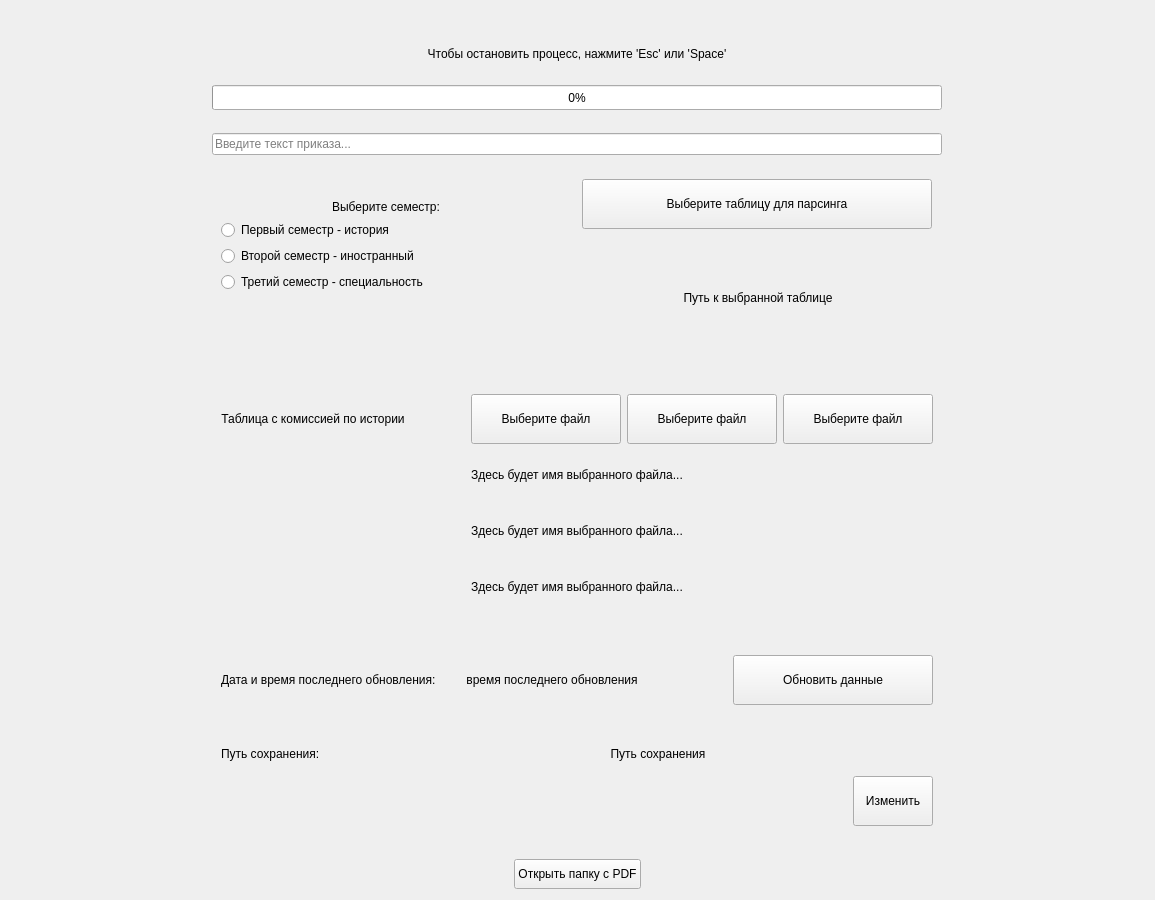
          <widget class="QWidget" name="container_widget_main_tab">
           <property name="geometry">
            <rect>
             <x>0</x>
             <y>0</y>
             <width>1155</width>
             <height>900</height>
            </rect>
           </property>
           <layout class="QVBoxLayout" name="container_layout_main_tab">
            <item>
             <spacer name="container_main_spacer_top">
              <property name="orientation">
               <enum>Qt::Vertical</enum>
              </property>
              <property name="sizeHint" stdset="0">
               <size>
                <width>0</width>
                <height>0</height>
               </size>
              </property>
             </spacer>
            </item>
            <item alignment="Qt::AlignHCenter">
             <widget class="QWidget" name="widget_for_title_to_stop" native="true">
              <property name="minimumSize">
               <size>
                <width>0</width>
                <height>50</height>
               </size>
              </property>
              <property name="maximumSize">
               <size>
                <width>730</width>
                <height>16777215</height>
               </size>
              </property>
              <property name="visible">
               <bool>false</bool>
              </property>
              <layout class="QVBoxLayout" name="layout_for_title_to_stop">
               <item alignment="Qt::AlignHCenter">
                <widget class="QLabel" name="label_title_to_stop">
                 <property name="minimumSize">
                  <size>
                   <width>300</width>
                   <height>0</height>
                  </size>
                 </property>
                 <property name="text">
                  <string>Чтобы остановить процесс, нажмите 'Esc' или 'Space'</string>
                 </property>
                 <property name="alignment">
                  <set>Qt::AlignCenter</set>
                 </property>
                </widget>
               </item>
              </layout>
             </widget>
            </item>
            <item alignment="Qt::AlignHCenter">
             <widget class="QProgressBar" name="progress_bar_parsing">
              <property name="minimumSize">
               <size>
                <width>730</width>
                <height>25</height>
               </size>
              </property>
              <property name="maximumSize">
               <size>
                <width>730</width>
                <height>25</height>
               </size>
              </property>
              <property name="visible">
               <bool>false</bool>
              </property>
              <property name="value">
               <number>0</number>
              </property>
             </widget>
            </item>
            <item>
             <spacer name="container_main_spacer_1">
              <property name="orientation">
               <enum>Qt::Vertical</enum>
              </property>
              <property name="sizeHint" stdset="0">
               <size>
                <width>0</width>
                <height>0</height>
               </size>
              </property>
             </spacer>
            </item>
            <item>
             <layout class="QHBoxLayout" name="horizontal_widget_for_input_commission">
              <item>
               <widget class="QLineEdit" name="input_commission">
                <property name="maximumSize">
                 <size>
                  <width>730</width>
                  <height>16777215</height>
                 </size>
                </property>
                <property name="placeholderText">
                 <string>Введите текст приказа...</string>
                </property>
               </widget>
              </item>
             </layout>
            </item>
            <item>
             <layout class="QHBoxLayout" name="horizontal_position_layout_for_center_poz">
              <item>
               <widget class="QWidget" name="widget_for_radio_buttons_and_choose_universal_excel" native="true">
                <property name="maximumSize">
                 <size>
                  <width>750</width>
                  <height>16777215</height>
                 </size>
                </property>
                <layout class="QHBoxLayout" name="horizontal_layout_for_radio_buttons_and_button">
                 <item>
                  <widget class="QWidget" name="radio_buttons_background" native="true">
                   <property name="minimumSize">
                    <size>
                     <width>350</width>
                     <height>200</height>
                    </size>
                   </property>
                   <property name="maximumSize">
                    <size>
                     <width>350</width>
                     <height>16777215</height>
                    </size>
                   </property>
                   <layout class="QVBoxLayout" name="radio_buttons_vertical_layout">
                    <property name="leftMargin">
                     <number>10</number>
                    </property>
                    <property name="topMargin">
                     <number>30</number>
                    </property>
                    <property name="rightMargin">
                     <number>10</number>
                    </property>
                    <property name="bottomMargin">
                     <number>20</number>
                    </property>
                    <item>
                     <widget class="QLabel" name="label_for_radio_buttons">
                      <property name="text">
                       <string>Выберите семестр:</string>
                      </property>
                      <property name="alignment">
                       <set>Qt::AlignCenter</set>
                      </property>
                     </widget>
                    </item>
                    <item>
                     <widget class="QRadioButton" name="radio_button_1">
                      <property name="text">
                       <string>Первый семестр - история</string>
                      </property>
                     </widget>
                    </item>
                    <item>
                     <widget class="QRadioButton" name="radio_button_2">
                      <property name="text">
                       <string>Второй семестр - иностранный</string>
                      </property>
                     </widget>
                    </item>
                    <item>
                     <widget class="QRadioButton" name="radio_button_3">
                      <property name="text">
                       <string>Третий семестр - специальность</string>
                      </property>
                     </widget>
                    </item>
                    <item>
                     <spacer name="radio_buttons_spacer">
                      <property name="orientation">
                       <enum>Qt::Vertical</enum>
                      </property>
                      <property name="sizeHint" stdset="0">
                       <size>
                        <width>0</width>
                        <height>0</height>
                       </size>
                      </property>
                     </spacer>
                    </item>
                   </layout>
                  </widget>
                 </item>
                 <item>
                  <spacer name="radio_buttons_h_spacer">
                   <property name="orientation">
                    <enum>Qt::Horizontal</enum>
                   </property>
                   <property name="sizeHint" stdset="0">
                    <size>
                     <width>0</width>
                     <height>0</height>
                    </size>
                   </property>
                  </spacer>
                 </item>
                 <item>
                  <widget class="QWidget" name="widget_for_choose_files_commission" native="true">
                   <property name="minimumSize">
                    <size>
                     <width>370</width>
                     <height>200</height>
                    </size>
                   </property>
                   <property name="maximumSize">
                    <size>
                     <width>370</width>
                     <height>16777215</height>
                    </size>
                   </property>
                   <layout class="QVBoxLayout" name="vertical_layout_for_choosing_files">
                    <item>
                     <widget class="QPushButton" name="btn_choose_universal_xl">
                      <property name="minimumSize">
                       <size>
                        <width>0</width>
                        <height>50</height>
                       </size>
                      </property>
                      <property name="maximumSize">
                       <size>
                        <width>350</width>
                        <height>50</height>
                       </size>
                      </property>
                      <property name="cursor">
                       <cursorShape>PointingHandCursor</cursorShape>
                      </property>
                      <property name="text">
                       <string>Выберите таблицу для парсинга</string>
                      </property>
                     </widget>
                    </item>
                    <item>
                     <widget class="QLabel" name="universal_excel_label">
                      <property name="minimumSize">
                       <size>
                        <width>0</width>
                        <height>120</height>
                       </size>
                      </property>
                      <property name="text">
                       <string>Путь к выбранной таблице</string>
                      </property>
                      <property name="alignment">
                       <set>Qt::AlignCenter</set>
                      </property>
                      <property name="wordWrap">
                       <bool>true</bool>
                      </property>
                     </widget>
                    </item>
                   </layout>
                  </widget>
                 </item>
                </layout>
               </widget>
              </item>
             </layout>
            </item>
            <item>
             <layout class="QHBoxLayout" name="horizontal_layout_for_widget_for_choose_commission_file">
              <item>
               <widget class="QWidget" name="widget_for_choose_commission_file" native="true">
                <property name="minimumSize">
                 <size>
                  <width>0</width>
                  <height>150</height>
                 </size>
                </property>
                <property name="maximumSize">
                 <size>
                  <width>730</width>
                  <height>16777215</height>
                 </size>
                </property>
                <layout class="QVBoxLayout" name="vertical_layout_for_chose_doc_files">
                 <item>
                  <layout class="QHBoxLayout" name="h_layout_title_choose_commission_file_and_button_choose">
                   <item>
                    <widget class="QLabel" name="label_commission_title">
                     <property name="minimumSize">
                      <size>
                       <width>0</width>
                       <height>50</height>
                      </size>
                     </property>
                     <property name="maximumSize">
                      <size>
                       <width>400</width>
                       <height>50</height>
                      </size>
                     </property>
                     <property name="text">
                      <string>Таблица с комиссией по истории</string>
                     </property>
                     <property name="alignment">
                      <set>Qt::AlignCenter</set>
                     </property>
                    </widget>
                   </item>
                   <item>
                    <spacer name="commission_title_h_spacer">
                     <property name="orientation">
                      <enum>Qt::Horizontal</enum>
                     </property>
                     <property name="sizeHint" stdset="0">
                      <size>
                       <width>0</width>
                       <height>0</height>
                      </size>
                     </property>
                    </spacer>
                   </item>
                   <item>
                    <widget class="QPushButton" name="btn_choose_history_commission">
                     <property name="minimumSize">
                      <size>
                       <width>150</width>
                       <height>50</height>
                      </size>
                     </property>
                     <property name="maximumSize">
                      <size>
                       <width>150</width>
                       <height>50</height>
                      </size>
                     </property>
                     <property name="cursor">
                      <cursorShape>PointingHandCursor</cursorShape>
                     </property>
                     <property name="text">
                      <string>Выберите файл</string>
                     </property>
                    </widget>
                   </item>
                   <item>
                    <widget class="QPushButton" name="btn_choose_foreign_commission">
                     <property name="minimumSize">
                      <size>
                       <width>150</width>
                       <height>50</height>
                      </size>
                     </property>
                     <property name="maximumSize">
                      <size>
                       <width>150</width>
                       <height>50</height>
                      </size>
                     </property>
                     <property name="cursor">
                      <cursorShape>PointingHandCursor</cursorShape>
                     </property>
                     <property name="visible">
                      <bool>false</bool>
                     </property>
                     <property name="text">
                      <string>Выберите файл</string>
                     </property>
                    </widget>
                   </item>
                   <item>
                    <widget class="QPushButton" name="btn_choose_specialization_commission">
                     <property name="minimumSize">
                      <size>
                       <width>150</width>
                       <height>50</height>
                      </size>
                     </property>
                     <property name="maximumSize">
                      <size>
                       <width>150</width>
                       <height>50</height>
                      </size>
                     </property>
                     <property name="cursor">
                      <cursorShape>PointingHandCursor</cursorShape>
                     </property>
                     <property name="visible">
                      <bool>false</bool>
                     </property>
                     <property name="text">
                      <string>Выберите файл</string>
                     </property>
                    </widget>
                   </item>
                  </layout>
                 </item>
                 <item>
                  <widget class="QLabel" name="history_xl_choused_label">
                   <property name="minimumSize">
                    <size>
                     <width>0</width>
                     <height>50</height>
                    </size>
                   </property>
                   <property name="text">
                    <string>Здесь будет имя выбранного файла...</string>
                   </property>
                   <property name="alignment">
                    <set>Qt::AlignCenter</set>
                   </property>
                   <property name="wordWrap">
                    <bool>true</bool>
                   </property>
                  </widget>
                 </item>
                 <item>
                  <widget class="QLabel" name="foreign_xl_choosed_label">
                   <property name="minimumSize">
                    <size>
                     <width>0</width>
                     <height>50</height>
                    </size>
                   </property>
                   <property name="visible">
                    <bool>false</bool>
                   </property>
                   <property name="text">
                    <string>Здесь будет имя выбранного файла...</string>
                   </property>
                   <property name="alignment">
                    <set>Qt::AlignCenter</set>
                   </property>
                   <property name="wordWrap">
                    <bool>true</bool>
                   </property>
                  </widget>
                 </item>
                 <item>
                  <widget class="QLabel" name="specialization_xl_choosed_lb">
                   <property name="minimumSize">
                    <size>
                     <width>0</width>
                     <height>50</height>
                    </size>
                   </property>
                   <property name="visible">
                    <bool>false</bool>
                   </property>
                   <property name="text">
                    <string>Здесь будет имя выбранного файла...</string>
                   </property>
                   <property name="alignment">
                    <set>Qt::AlignCenter</set>
                   </property>
                   <property name="wordWrap">
                    <bool>true</bool>
                   </property>
                  </widget>
                 </item>
                </layout>
               </widget>
              </item>
             </layout>
            </item>
            <item>
             <spacer name="container_main_spacer_2">
              <property name="orientation">
               <enum>Qt::Vertical</enum>
              </property>
              <property name="sizeHint" stdset="0">
               <size>
                <width>0</width>
                <height>0</height>
               </size>
              </property>
             </spacer>
            </item>
            <item alignment="Qt::AlignHCenter">
             <widget class="QWidget" name="widget_for_cache" native="true">
              <property name="minimumSize">
               <size>
                <width>730</width>
                <height>70</height>
               </size>
              </property>
              <property name="maximumSize">
               <size>
                <width>730</width>
                <height>70</height>
               </size>
              </property>
              <layout class="QHBoxLayout" name="horizontal_widget_layout_for_cache">
               <item>
                <widget class="QLabel" name="label_info_last_update_cache">
                 <property name="text">
                  <string>Дата и время последнего обновления:</string>
                 </property>
                </widget>
               </item>
               <item>
                <widget class="QLabel" name="time_update_label">
                 <property name="minimumSize">
                  <size>
                   <width>220</width>
                   <height>0</height>
                  </size>
                 </property>
                 <property name="maximumSize">
                  <size>
                   <width>220</width>
                   <height>16777215</height>
                  </size>
                 </property>
                 <property name="text">
                  <string>время последнего обновления</string>
                 </property>
                 <property name="alignment">
                  <set>Qt::AlignCenter</set>
                 </property>
                </widget>
               </item>
               <item>
                <spacer name="cache_h_spacer">
                 <property name="orientation">
                  <enum>Qt::Horizontal</enum>
                 </property>
                 <property name="sizeHint" stdset="0">
                  <size>
                   <width>0</width>
                   <height>0</height>
                  </size>
                 </property>
                </spacer>
               </item>
               <item>
                <widget class="QPushButton" name="button_to_update_date">
                 <property name="minimumSize">
                  <size>
                   <width>200</width>
                   <height>50</height>
                  </size>
                 </property>
                 <property name="maximumSize">
                  <size>
                   <width>200</width>
                   <height>50</height>
                  </size>
                 </property>
                 <property name="cursor">
                  <cursorShape>PointingHandCursor</cursorShape>
                 </property>
                 <property name="text">
                  <string>Обновить данные</string>
                 </property>
                </widget>
               </item>
              </layout>
             </widget>
            </item>
            <item>
             <spacer name="container_main_spacer_3">
              <property name="orientation">
               <enum>Qt::Vertical</enum>
              </property>
              <property name="sizeHint" stdset="0">
               <size>
                <width>0</width>
                <height>0</height>
               </size>
              </property>
             </spacer>
            </item>
            <item alignment="Qt::AlignHCenter">
             <widget class="QWidget" name="widget_for_change_save_path" native="true">
              <property name="minimumSize">
               <size>
                <width>730</width>
                <height>0</height>
               </size>
              </property>
              <property name="maximumSize">
               <size>
                <width>730</width>
                <height>16777215</height>
               </size>
              </property>
              <layout class="QHBoxLayout" name="horizontal_layout_for_change_save_path">
               <item>
                <layout class="QVBoxLayout" name="vertical_layout_for_pos_title">
                 <item>
                  <widget class="QLabel" name="change_path_label">
                   <property name="text">
                    <string>Путь сохранения:</string>
                   </property>
                  </widget>
                 </item>
                 <item>
                  <spacer name="change_path_title_spacer">
                   <property name="orientation">
                    <enum>Qt::Vertical</enum>
                   </property>
                   <property name="sizeHint" stdset="0">
                    <size>
                     <width>0</width>
                     <height>0</height>
                    </size>
                   </property>
                  </spacer>
                 </item>
                </layout>
               </item>
               <item>
                <spacer name="change_path_h_spacer">
                 <property name="orientation">
                  <enum>Qt::Horizontal</enum>
                 </property>
                 <property name="sizeHint" stdset="0">
                  <size>
                   <width>0</width>
                   <height>0</height>
                  </size>
                 </property>
                </spacer>
               </item>
               <item>
                <layout class="QVBoxLayout" name="vertical_layout_for_show_save_path_and_button_change">
                 <property name="spacing">
                  <number>15</number>
                 </property>
                 <item>
                  <widget class="QLabel" name="save_path_label">
                   <property name="minimumSize">
                    <size>
                     <width>550</width>
                     <height>0</height>
                    </size>
                   </property>
                   <property name="maximumSize">
                    <size>
                     <width>550</width>
                     <height>16777215</height>
                    </size>
                   </property>
                   <property name="text">
                    <string>Путь сохранения</string>
                   </property>
                   <property name="alignment">
                    <set>Qt::AlignCenter</set>
                   </property>
                   <property name="wordWrap">
                    <bool>true</bool>
                   </property>
                  </widget>
                 </item>
                 <item>
                  <spacer name="save_path_v_spacer">
                   <property name="orientation">
                    <enum>Qt::Vertical</enum>
                   </property>
                   <property name="sizeHint" stdset="0">
                    <size>
                     <width>0</width>
                     <height>0</height>
                    </size>
                   </property>
                  </spacer>
                 </item>
                 <item alignment="Qt::AlignRight">
                  <widget class="QPushButton" name="button_change_save_path">
                   <property name="minimumSize">
                    <size>
                     <width>0</width>
                     <height>50</height>
                    </size>
                   </property>
                   <property name="maximumSize">
                    <size>
                     <width>100</width>
                     <height>50</height>
                    </size>
                   </property>
                   <property name="cursor">
                    <cursorShape>PointingHandCursor</cursorShape>
                   </property>
                   <property name="text">
                    <string>Изменить</string>
                   </property>
                  </widget>
                 </item>
                </layout>
               </item>
              </layout>
             </widget>
            </item>
            <item>
             <spacer name="container_main_spacer_4">
              <property name="orientation">
               <enum>Qt::Vertical</enum>
              </property>
              <property name="sizeHint" stdset="0">
               <size>
                <width>0</width>
                <height>0</height>
               </size>
              </property>
             </spacer>
            </item>
            <item>
             <layout class="QHBoxLayout" name="widgets_horizontal_main_tab_layout">
              <item>
               <spacer name="widgets_h_main_left_spacer">
                <property name="orientation">
                 <enum>Qt::Horizontal</enum>
                </property>
                <property name="sizeHint" stdset="0">
                 <size>
                  <width>0</width>
                  <height>0</height>
                 </size>
                </property>
               </spacer>
              </item>
              <item>
               <layout class="QVBoxLayout" name="widgets_vertical_main_tab_layout">
                <item>
                 <widget class="QPushButton" name="open_folder_button">
                  <property name="minimumSize">
                   <size>
                    <width>0</width>
                    <height>30</height>
                   </size>
                  </property>
                  <property name="maximumSize">
                   <size>
                    <width>400</width>
                    <height>30</height>
                   </size>
                  </property>
                  <property name="cursor">
                   <cursorShape>PointingHandCursor</cursorShape>
                  </property>
                  <property name="text">
                   <string>Открыть папку с PDF</string>
                  </property>
                 </widget>
                </item>
               </layout>
              </item>
              <item>
               <spacer name="widgets_h_main_right_spacer">
                <property name="orientation">
                 <enum>Qt::Horizontal</enum>
                </property>
                <property name="sizeHint" stdset="0">
                 <size>
                  <width>0</width>
                  <height>0</height>
                 </size>
                </property>
               </spacer>
              </item>
             </layout>
            </item>
           </layout>
          </widget>
